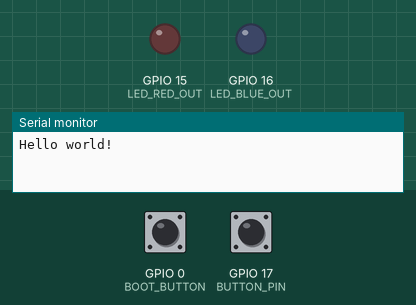
Recording of a program running on a simulated ESP32-S3. Parts: output pins drawn as LEDs (lit = HIGH), the last lines printed to the serial monitor. Dashed ring = blinking. The inputs (shaded band) are chosen by the test bench; at power-on: GPIO 17 (BUTTON_PIN) HIGH, GPIO 0 (BOOT_BUTTON) HIGH.

Above: at 1.2 s.
1.3 s: GPIO 17 (BUTTON_PIN) pulled LOW for 1 s
At 1.4 s:
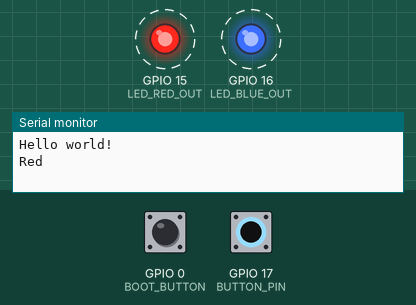
4.3 s: GPIO 0 (BOOT_BUTTON) pulled LOW for 0.15 s
At 4.8 s:
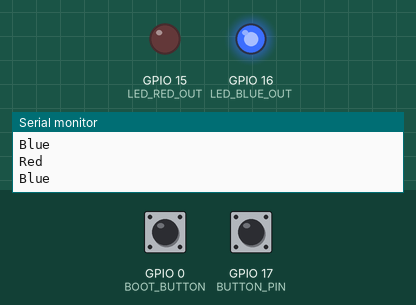
7.4 s: GPIO 0 (BOOT_BUTTON) pulled LOW for 1 s
At 9.2 s:
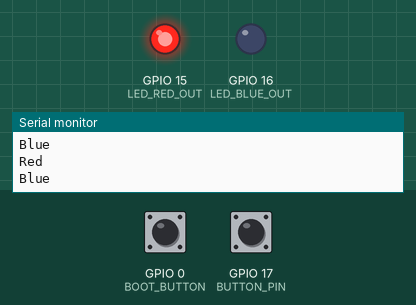
10.9 s: GPIO 0 (BOOT_BUTTON) pulled LOW for 3.2 s
At 11.2 s:
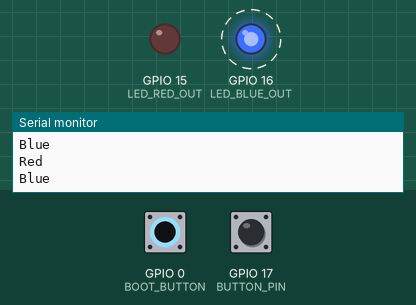
Timing chart, 0 to 16.5 s (numbered marks = the images above; inputs shaded):
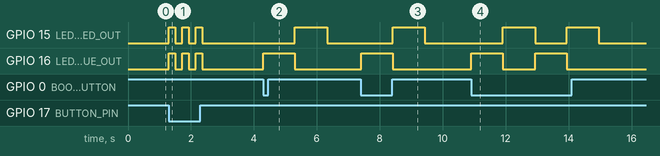

Measured:
- after the input at 1.3 s, GPIO 15 (LED_RED_OUT), GPIO 16 (LED_BLUE_OUT): alternates HIGH for 0.20 s and LOW for 0.23 s, 6 changes in all, then stays LOW, starting at once
- after the input at 4.3 s, GPIO 15 (LED_RED_OUT): LOW → HIGH after 1.0 s, → LOW 1.0 s later; GPIO 16 (LED_BLUE_OUT): LOW → HIGH at once, → LOW 1.0 s later
- after the input at 7.4 s, GPIO 15 (LED_RED_OUT): LOW → HIGH after 1.0 s, → LOW 1.0 s later; GPIO 16 (LED_BLUE_OUT): LOW → HIGH at once, → LOW 1.0 s later
- after the input at 10.9 s, GPIO 15 (LED_RED_OUT): alternates HIGH for 1.0 s and LOW for 1.0 s, 4 changes in all, then stays LOW, starting after 1.0 s; GPIO 16 (LED_BLUE_OUT): alternates HIGH for 1.0 s and LOW for 1.0 s, 4 changes in all, then stays LOW, starting at once

The program:

main.cpp
```cpp
#include <Arduino.h>
#define Baudrate 115200
#define LED_RED_OUT 15
#define LED_BLUE_OUT 16
#define BUTTON_PIN 17
#define BOOT_BUTTON 0

u_int8_t buttonState = HIGH;
u_int8_t bootButtonState = HIGH;

void setup() {
  Serial.begin(Baudrate);
  Serial.println("Hello world!");
  // put your setup code here, to run once:
  pinMode(LED_RED_OUT, OUTPUT);
  pinMode(LED_BLUE_OUT, OUTPUT);
  pinMode(BUTTON_PIN, INPUT_PULLUP);
  pinMode(BOOT_BUTTON, INPUT_PULLUP);

}

void loop() {
  delay(25);
  buttonState = digitalRead(BUTTON_PIN);
  bootButtonState = digitalRead(BOOT_BUTTON);

  u_int8_t selectedMode = buttonState ? bootButtonState ? 0 : 2 : 1;
  if(selectedMode == 0)
  {
    digitalWrite(LED_BLUE_OUT, LOW);
    digitalWrite(LED_RED_OUT, LOW);
  }
  if(selectedMode == 1)
  {
    digitalWrite(LED_BLUE_OUT, HIGH);
    digitalWrite(LED_RED_OUT, HIGH);
    Serial.println("Red");

    delay(200);


    digitalWrite(LED_RED_OUT, LOW);
    digitalWrite(LED_BLUE_OUT, LOW);

    Serial.println("Blue");

    delay(200);
  }
  if(selectedMode == 2)
  {
    digitalWrite(LED_BLUE_OUT, HIGH);
    digitalWrite(LED_RED_OUT, LOW);

    delay(1000);

    digitalWrite(LED_BLUE_OUT, LOW);
    digitalWrite(LED_RED_OUT, HIGH);

    delay(1000);
  }
}
```
